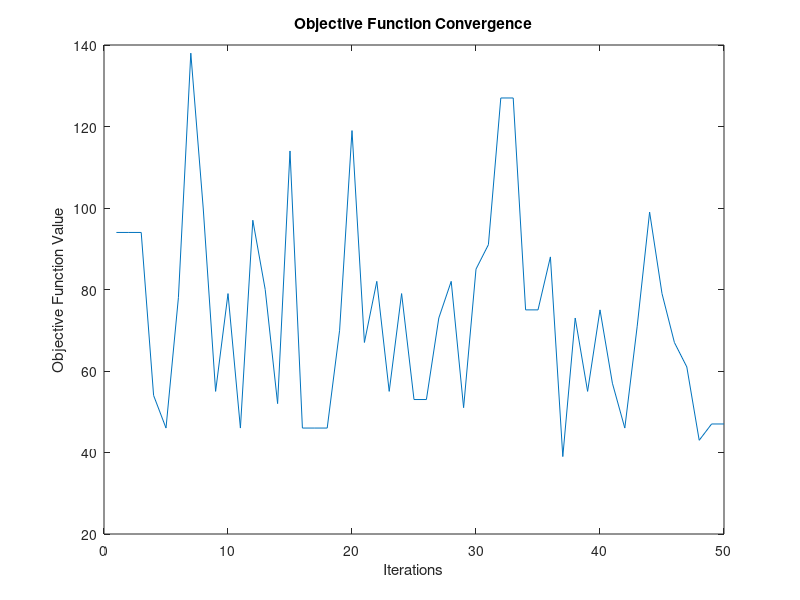

Write MATLAB code to recreate this figure.
% Defining the objective Function
objective_function = @(vec) vec(1) + 2 * vec(2) + 3 * vec(3) + 4 * vec(4) - 30;

% 1. Initialization
chromosome_gens = 4;
population = 6;
Chromosome1 = [ 12, 5, 23, 8 ];
Chromosome2 = [ 2, 21, 18, 3 ];
Chromosome3 = [ 10, 4, 13, 14 ];
Chromosome4 = [ 20, 1, 10, 6 ];
Chromosome5 = [ 1, 4, 13, 19 ];
Chromosome6 = [ 20, 5, 17, 1 ];

Chromosomes = [ Chromosome1; Chromosome2; Chromosome3; Chromosome4; Chromosome5; Chromosome6 ];

iterations = 50;
objective_values = zeros(iterations, 1);

% Create a loop here
for iteration = 1 : 50    
    % 2. Evaluation (the fitness function)
    F_obj = zeros(1, 6);
    for i = 1 : 6
        F_obj(i) = objective_function(Chromosomes(i, :));
    end

    objective_values(iteration) = max(F_obj);
    
    Fitness = zeros(1, 6);
    totalFitness = 0;
    for i = 1 : 6
        Fitness(i) = 1 / (1 + F_obj(i));
        totalFitness = totalFitness + Fitness(i);
    end

    % Calculation of the probability of each chromosome
    P = zeros(1, 6);
    for i = 1 : 6
        P(i) = Fitness(i) / totalFitness;
    end

    % Calcultions of the cumulative probabilities
    C = [P(1), 0, 0, 0, 0, 0];
    for i = 2 : 6
        C(i) = C(i - 1) + P(i);
    end

    % 3. Selection
    NewChromosomes = zeros(population, chromosome_gens);
    index = 1;
    for i = 1 : 6
        temp = rand;
        while temp > C(index)
            index = index + 1;
        end
        
        NewChromosomes(i, :) = Chromosomes(index, :);
    end

    Chromosomes = NewChromosomes;

    % 4. Chromosome Crossover
    crossover_rate = 0.25;
    result = zeros(population, chromosome_gens);
    r = zeros(1, population);
    parent = zeros(1, population);
    counter = 0;

    for i = 1 : population
        r(i) = rand;
        if r(i) < crossover_rate
            counter = counter + 1;
            parent(counter) = i;
        end
        result(i, :) = Chromosomes(i, :);
    end
    
    if counter > 1
        for i = 1 : counter
            cutpoint = randi([1, chromosome_gens]);
            
            if i == counter
                result(parent(i), cutpoint : chromosome_gens) = Chromosomes(parent(1), cutpoint : chromosome_gens);
            else
                result(parent(i), cutpoint : chromosome_gens) = Chromosomes(parent(i + 1), cutpoint : chromosome_gens);
            end
        end
    end
    
    
    % 5. Mutation
    mutation_rate = 0.1;
    total_gen = chromosome_gens * population;
    number_of_mutations = round(mutation_rate * total_gen);
    random_indices_for_mutation = 1 + randi(total_gen, [1, number_of_mutations]) - 1;

    for i = 1 : population
        for j = 1 : chromosome_gens
            curr_flattened_idx = i * chromosome_gens + j;
            if find(curr_flattened_idx == random_indices_for_mutation)
                newMutatedValue = randi([1, 30]);
                Chromosomes(i, j) = newMutatedValue;
            end
        end
    end
end

% Printing the best Chromosomes
disp(Chromosomes);

% Plot the objective function with iterations
plot(1 : iterations, objective_values);
xlabel('Iterations');
ylabel('Objective Function Value');
title('Objective Function Convergence');
